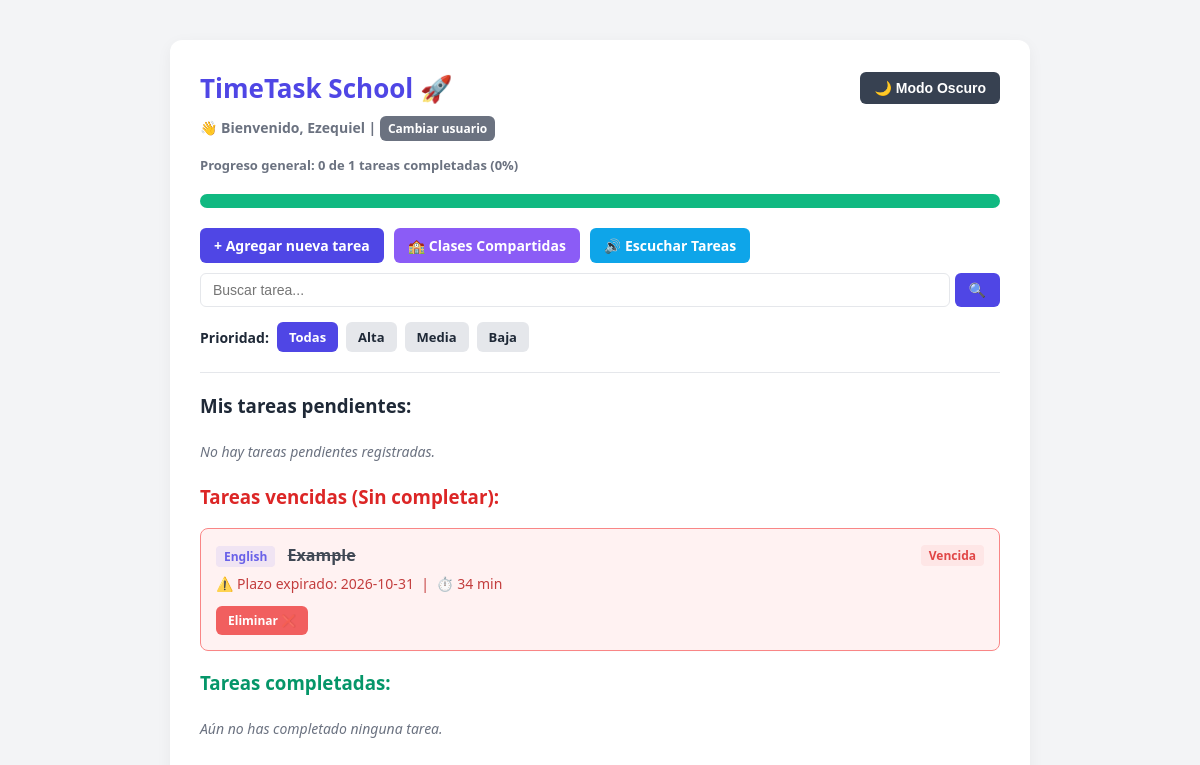
The page / (signed in) on the database as committed earlier.
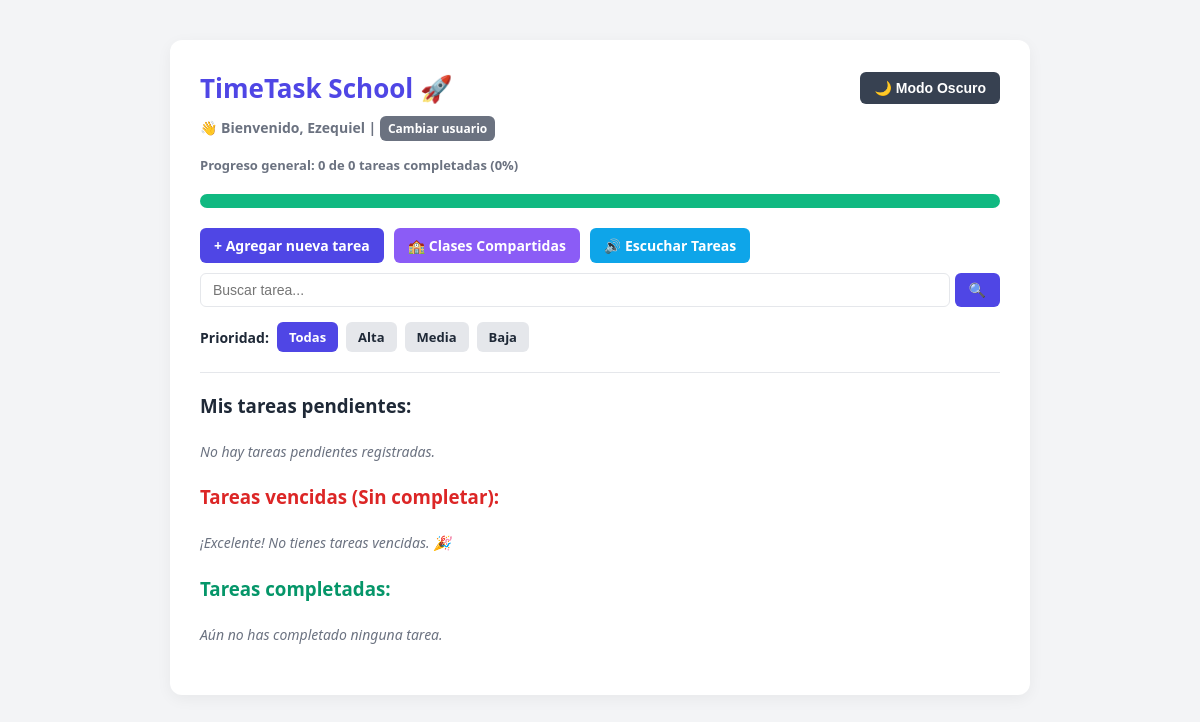
The same page on the database as committed later.
### models.py (models this page shows)
class Task(db.Model):
    id = db.Column(db.Integer, primary_key=True)
    title = db.Column(db.String(200), nullable=False)
    subject = db.Column(db.String(100), nullable=False, default="General")
    deadline = db.Column(db.Date, nullable=False)
    estimated_time = db.Column(db.Integer, nullable=False)
    priority = db.Column(db.String(50), nullable=False)
    completed = db.Column(db.Boolean, default=False, nullable=False)
    user_id = db.Column(db.Integer, db.ForeignKey("user.id"), nullable=False)

### app.py (the view)
@app.route("/")
def index():
    if "user_id" not in session:
        return redirect(url_for("login"))
    user = User.query.get(session["user_id"])
    if not user:
        session.clear()
        return redirect(url_for("login"))
    today = date.today()
    priority_filter = request.args.get("priority")
    search_query = request.args.get("search", "").strip()
    pending_query = Task.query.filter_by(
        user_id=user.id, completed=False
    ).filter(Task.deadline >= today)
    if priority_filter in ["Alta", "Media", "Baja"]:
        pending_query = pending_query.filter_by(priority=priority_filter)
    if search_query:
        pending_query = pending_query.filter(
            Task.title.ilike(f"%{search_query}%")
        )
    priority_order = case(
        (Task.priority == 'Alta', 1),
        (Task.priority == 'Media', 2),
        (Task.priority == 'Baja', 3),
        else_=4
    )
    pending_tasks = pending_query.order_by(Task.deadline.asc(), priority_order).all()
    expired_tasks = Task.query.filter_by(
        user_id=user.id, completed=False
    ).filter(Task.deadline < today).order_by(Task.deadline.asc()).all()
    completed_tasks = Task.query.filter_by(
        user_id=user.id, completed=True
    ).order_by(Task.deadline.desc()).all()
    total_tasks = Task.query.filter_by(user_id=user.id).count()
    total_completed = Task.query.filter_by(
        user_id=user.id, completed=True
    ).count()
    progress_percentage = (
        int((total_completed / total_tasks) * 100) if total_tasks > 0 else 0
    )
    return render_template(
        "index.html",
        user=user,
        tasks=pending_tasks,
        expired_tasks=expired_tasks,
        completed_tasks=completed_tasks,
        current_filter=priority_filter,
        search_query=search_query,
        today=today,
        total_tasks=total_tasks,
        total_completed=total_completed,
        progress_percentage=progress_percentage,
        format_date=format_spanish_date,
    )

### app.py (called while the page is built)
@app.before_request
def make_session_permanent():
    session.permanent = True

### templates/index.html (shortened to what the changed rows need)
<!DOCTYPE html>
<html lang="es">
<head>
</head>
<body>
    <div class="container">
        <div class="header-flex">
            <h1>TimeTask School 🚀</h1>
            <button onclick="toggleDarkMode()" class="btn btn-dark" id="dark-mode-btn">🌙 Modo Oscuro</button>
        </div>
        <div class="welcome-text">
            👋 Bienvenido, <strong>{{ user.username }}</strong> | <a href="/logout" class="btn btn-logout">Cambiar
                usuario</a>
        </div>
        <div class="progress-text">Progreso general: {{ total_completed }} de {{ total_tasks }} tareas completadas ({{
            progress_percentage }}%)</div>
        <div class="progress-container">
            <div class="progress-bar"></div>
        </div>
        <div class="actions-bar" style="margin-top: 20px;">
            <a href="/add" class="btn">+ Agregar nueva tarea</a>
            <a href="/classes" class="btn btn-classes">🏫 Clases Compartidas</a>
            <a href="/speak" class="btn btn-voice">🔊 Escuchar Tareas</a>
            <form action="/" method="GET" class="search-box">
            </form>
        </div>
        <div class="filter-bar">
            <span>Prioridad:</span>
            <a href="/" class="filter-btn {% if not current_filter %}active{% endif %}">Todas</a>
            <a href="/?priority=Alta{% if search_query %}&search={{ search_query }}{% endif %}"
                class="filter-btn {% if current_filter == 'Alta' %}active{% endif %}">Alta</a>
            <a href="/?priority=Media{% if search_query %}&search={{ search_query }}{% endif %}"
                class="filter-btn {% if current_filter == 'Media' %}active{% endif %}">Media</a>
            <a href="/?priority=Baja{% if search_query %}&search={{ search_query }}{% endif %}"
                class="filter-btn {% if current_filter == 'Baja' %}active{% endif %}">Baja</a>
        </div>
        <hr>
        <h3>Mis tareas pendientes:</h3>
        <ul>
            {% for task in tasks %}
            <li class="task-item {% if task.deadline == today %}task-item-today{% endif %}">
                <div class="task-info">
                    <div>
                        <span class="badge-subject">{{ task.subject }}</span>
                        <strong style="margin-left: 8px;">{{ task.title }}</strong>
                    </div>
                    {% if task.priority == 'Alta' %}
                    <span class="badge-alta">Alta</span>
                    {% elif task.priority == 'Media' %}
                    <span class="badge-media">Media</span>
                    {% else %}
                    <span class="badge-baja">Baja</span>
                    {% endif %}
                </div>
                <div style="font-size: 14px; color: #6b7280; display: flex; align-items: center; gap: 10px;">
                    <span>📅 Plazo: {{ task.deadline }}</span>
                    {% if task.deadline == today %}
                    <span class="badge-today-text">🔥 ¡Se presenta hoy!</span>
                    {% endif %}
                    <span>&nbsp;|&nbsp; ⏱️ {{ task.estimated_time }} min</span>
                </div>
                <div class="task-buttons" style="margin-top: 5px;">
                    <a href="/complete/{{ task.id }}" class="btn btn-complete">Completado ✅</a>
                    <a href="/edit/{{ task.id }}" class="btn btn-edit">Editar ✏️</a>
                    <a href="/delete/{{ task.id }}" class="btn btn-delete">Eliminar ❌</a>
                </div>
            </li>
            {% else %}
            <li class="empty-state">No hay tareas pendientes registradas.</li>
            {% endfor %}
        </ul>
        <h3 style="color: #dc2626;">Tareas vencidas (Sin completar):</h3>
        <ul>
            {% for task in expired_tasks %}
            <li class="task-item task-item-expired">
                <div class="task-info">
                    <div>
                        <span class="badge-subject">{{ task.subject }}</span>
                        <strong style="text-decoration: line-through; margin-left: 8px;">{{ task.title }}</strong>
                    </div>
                    <span class="badge-alta">Vencida</span>
                </div>
                <div style="font-size: 14px; color: #b91c1c;">
                    ⚠️ Plazo expirado: {{ task.deadline }} &nbsp;|&nbsp; ⏱️ {{ task.estimated_time }} min
                </div>
                <div class="task-buttons" style="margin-top: 5px;">
                    <a href="/delete/{{ task.id }}" class="btn btn-delete">Eliminar ❌</a>
                </div>
            </li>
            {% else %}
            <li class="empty-state">¡Excelente! No tienes tareas vencidas. 🎉</li>
            {% endfor %}
        </ul>
        <h3 style="color: #059669;">Tareas completadas:</h3>
        <ul>
            {% for task in completed_tasks %}
            <li class="task-item task-item-completed">
                <div class="task-info">
                    <div>
                        <span class="badge-subject">{{ task.subject }}</span>
                        <span style="text-decoration: line-through; margin-left: 8px;"><strong>{{ task.title
                                }}</strong></span>
                    </div>
                    <span style="color: #059669; font-weight: bold; font-size: 12px;">Completado ✅</span>
                </div>
                <div style="font-size: 14px; color: #047857;">
                    📅 Plazo era: {{ task.deadline }} &nbsp;|&nbsp; ⏱️ {{ task.estimated_time }} min
                </div>
                <div class="task-buttons" style="margin-top: 5px;">
                    <a href="/delete/{{ task.id }}" class="btn btn-delete">Eliminar ❌</a>
                </div>
            </li>
            {% else %}
            <li class="empty-state">Aún no has completado ninguna tarea.</li>
            {% endfor %}
        </ul>
    </div>
</body>
</html>

Rows that differ between the two databases and show on the page:
removed Task: subject "English", title "Example", deadline "2026-10-31", estimated_time "34"
Other text that changed with them:
{{ total_tasks }}: "1" → "0"
text now shown: "¡Excelente! No tienes tareas vencidas. 🎉"
